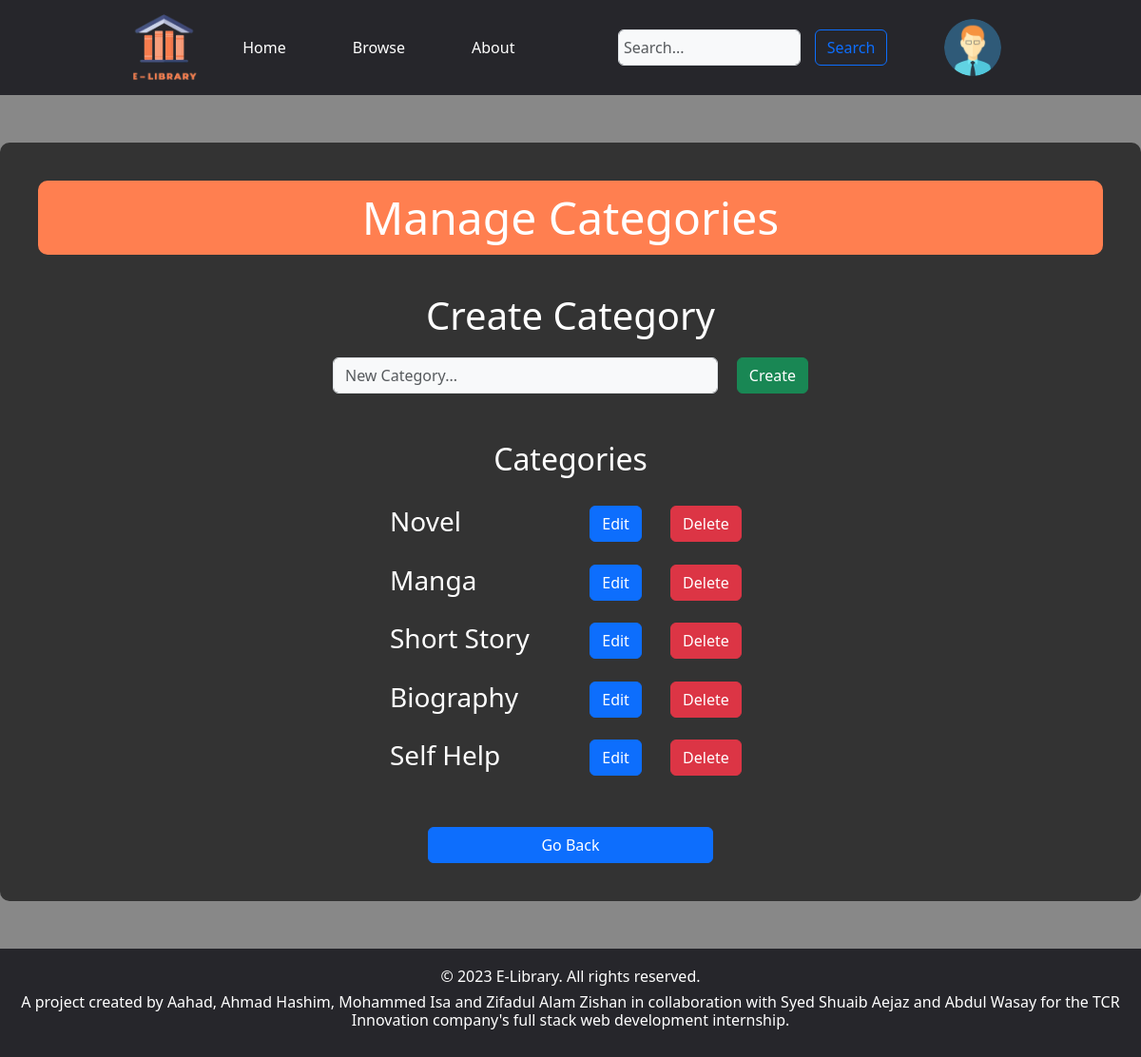
/create_category (signed in), run on the app's committed database.
### account/models.py (models this page shows, shortened)
class UserProfile(models.Model):
    user = models.OneToOneField(User, on_delete = models.CASCADE)
    profile_picture = models.ImageField(default = "images/profile_pictures/default_pfp.png", upload_to = "images/profile_pictures")
    @receiver(pre_delete, sender = User)
    def delete_user_profile(sender, instance, **kwargs):
        try:
            profile = UserProfile.objects.get(user=instance)
            profile.delete()
        except UserProfile.DoesNotExist:
            pass
    pre_delete.connect(delete_user_profile, sender = User)

### home/models.py (models this page shows, shortened)
class Categories(models.Model):
    name = models.CharField(max_length = 100, unique = True)

### account/views.py (the view)
# urls.py: path('create_category', account.views.create_category, name = "create_category"),
def create_category(request):
    categories = Categories.objects.all()
    if request.method == 'POST':
        name = request.POST['name']
        Categories.objects.create(name = name)
        messages.success(request, f"Successfully added new category: {name}")
        return redirect('create_category')
    return render(request, 'account/create_category.html', {'categories': categories})

### account/templates/account/create_category.html (shortened to what this page needs)
{% extends 'base.html' %}
{% block content %}
<div class = "manage-category-body">
    <h1 class = "title">Manage Categories</h1>
    <div class = "create">
        <h1 style = "margin-bottom: 20px;">Create Category</h1>
        <form method="POST" action="{% url 'create_category' %}">
            <div class = "create-form">
                <input type = "text" id = "name" name = "name" class = "form-control form-control-dark text-bg-light" placeholder = "New Category..." required>
                <button type = "submit" class = "btn btn-success">Create</button>
            </div>
        </form>
    </div>
    <div class = "modify">
        <h2>Categories</h2>
        {% for category in categories %}
            <div class = "category-holder">
                <div class = "category-name">
                    <h3>{{ category.name }}</h3>
                </div>
                <div class = "edit">
                    <button class = "btn btn-primary" onclick = "editCategory('{{ category.name }}', {{ category.id }})">Edit</button>
                </div>
                <form class = "delete" action = "{% url 'delete_category' category.id %}" method = "post">
                    <a class = "btn btn-danger" onclick = "confirmDelete('{{ category.name }}', '{{ category.id }}')">Delete</a>
                </form>
            </div>
        {% endfor %}
    </div>
    <div class = "back">
        <a href = "{% url 'manage_books' %}" class = "btn btn-primary">Go Back</a>
    </div>
</div>
{% endblock %}

### static/templates/base.html (shortened to what this page needs)
{% load static %}
<!DOCTYPE html>
<html lang="en">
<head>
  <link href="https://cdn.jsdelivr.net/npm/bootstrap@5.3.2/dist/css/bootstrap.min.css" rel="stylesheet">
</head>
<body>
  <div class = "main-website-content">
    <header>
      <div class = "navbar">
        <div class = "navbar-logo">
          <a href = "{% url 'home' %}">
            <img src = "{% static 'logo.png' %}" height = 70px>
          </a>
        </div>
        <ul class = "navbar-tabs">
          <li><a href = "{% url 'home' %}" style = "text-decoration: none; color: #fff;">Home</a></li>
          <li><a href = "{% url 'browse' %}" style = "text-decoration: none; color: #fff;">Browse</a></li>
            <li><a href = "{% url 'about' %}" style = "text-decoration: none; color: #fff;">About</a></li>
        </ul>
        <form method = "GET" action = "{% url 'browse_paginated' 1 %}" class = "navbar-search">
          <input type = "text" name = "query" class = "form-control form-control-dark text-bg-light" placeholder = "Search..." aria-label="Search">
          <button type = "submit" class = "search-button btn btn-outline-primary">Search</button>
        </form>
        <div class = "navbar-profile-icon">
          {% if user.is_staff %}
          <div class = "action">
            <div class = "profile" onclick = "menuToggle()">
              <img src = "{{ user.userprofile.profile_picture.url }}">
            </div>
          </div>
          {% else %}
          <a href = "{% url 'login' %}" class = "btn btn-outline-light me-1">Login</a>
          <a href = "{% url 'signup' %}" class = "btn btn-warning">Signup</a>
          {% endif %}
        </div>
      </div>
    </header>
    <div>
        {% block content %}
        {% endblock %}
    </div>
  </div>
</body>
<footer>
  <div class = "foot ">
    <h5>&copy 2023 E-Library. All rights reserved.</h5>
    <h6>A project created by Aahad, Ahmad Hashim, Mohammed Isa and Zifadul Alam Zishan in collaboration with Syed Shuaib Aejaz and Abdul Wasay for the TCR Innovation company's full stack web development internship.</h6>
  </div>
</footer>
</html>

### static/templates/base.html (style rules this page uses)
body { background-color: #888; display: flex; flex-direction: column; min-height: 100vh; }
.main-website-content { flex: 1; }
.foot { background-color: #26262b; color: #fff; width: 100%; position: static; bottom: 0; min-height: 100px; text-align: center; padding: 20px; }
.foot h5 { font-size: 16px; }
.foot h6 { font-size: 14; }
.navbar { background-color: #26262b; display: flex; justify-content: space-between; align-items: center; width: 100%; min-height: 100px; padding-right: 15px; padding-left: 15px; margin-right: auto; margin-left: auto; }
.navbar-logo { display: flex; flex: 0.5; justify-content: right; }
.navbar-logo img { display: inline-block; vertical-align: middle; }
.navbar-tabs { display: flex; justify-content: center; list-style: none; padding: 0; margin: 0; flex: 1; }
.navbar-tabs li { display: inline-block; margin-right: 50px; }
.navbar-tabs a { padding: 10px; border-radius: 5px; }
.navbar-tabs li:last-child { margin-right: 0px; }
.navbar-search { display: flex; flex: 1; justify-content: center; padding: 5px 10px; width: 50%; }
.navbar-search input { width: 50%; padding: 5px; }
.search-button { margin-left: 15px; }
.navbar-profile-icon { flex: 0.5; }
.action { position: relative; top: 0px; right: 0px; z-index: 1; }
.action .profile { position: relative; width: 60px; height: 60px; border-radius: 50%; overflow: hidden; cursor: pointer; }
.action .profile img { position: absolute; top: 0; left: 0; width: 100%; height: 100%; object-fit: cover; }

### account/templates/account/create_category.html (style rules this page uses)
.manage-category-body { background-color: #333; margin: 50px auto; border-radius: 10px; max-width: 1600px; height: auto; padding: 40px; color: #fff; }
.title { color: #fff; font-size: 48px; margin-bottom: 40px; background-color: coral; text-align: center; border-radius: 10px; padding: 10px; }
.create { text-align: center; max-width: 500px; margin: 10px auto; }
.create-form { display: flex; }
.create-form input { margin-right: 20px; }
.modify { width: 400px; margin: 50px auto 0 auto; }
.modify h2 { text-align: center; margin-bottom: 20px; }
.category-holder { display: flex; }
.category-name { flex: 2; padding: 10px; }
.edit { flex: 0.5; padding: 10px; text-align: center; }
.delete { flex: 1; padding: 10px; text-align: center; }
.back { text-align: center; margin-top: 40px; }
.back a { width: 300px; }

### data on the page
Categories: name "Novel"
Categories: name "Manga"
Categories: name "Short Story"
Categories: name "Biography"
Categories: name "Self Help"
